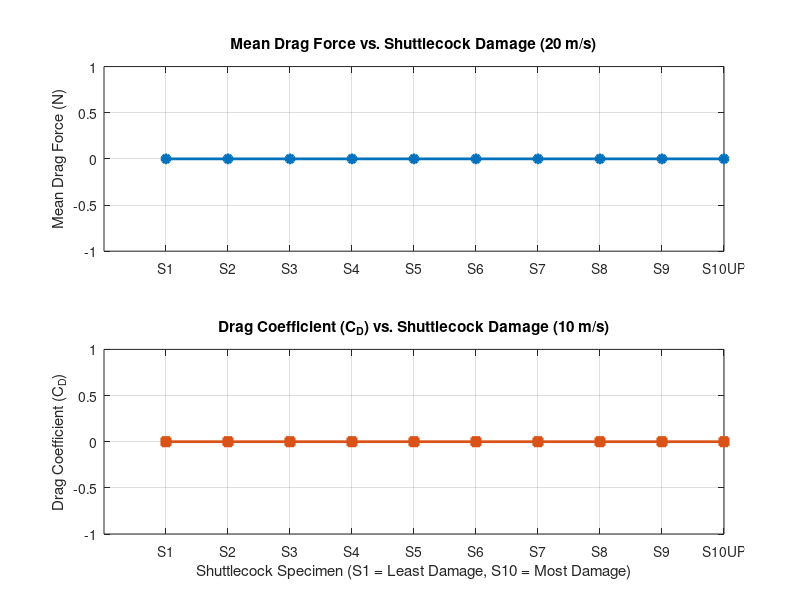

Reproduce this figure in MATLAB.
% MATLAB Script to Analyse Multiple Shuttlecocks (S1 to S10) at 20 m/s
% Note: Ensure all 10 CSVs are imported into your Workspace first.

% 1. Define the names of the workspace variables exactly as imported
varNames = {'S1_V10','S2_V10', 'S3_V10', 'S4_V10', 'S5_V10', ...
            'S6_V10', 'S7_V10', 'S8_V10', 'S9_V10','S10MFUP_V10'};

numShuttles = length(varNames);

% Pre-allocate arrays to store our results
meanDragArray = zeros(numShuttles, 1);
CdArray = zeros(numShuttles, 1);

% Constants for Cd Calculation
rho = 1.225; % Standard air density (kg/m^3)
v = 20;      % Velocity (m/s)
d = 0.066;   % Shuttlecock skirt diameter (m)
A = pi * (d / 2)^2; % Reference Area (m^2)

disp('--- Processing Shuttlecock Batch Data (10 m/s) ---');

% 2. Loop through each shuttlecock dataset
for i = 1:numShuttles
    % Safely retrieve the variable from the workspace
    try
        currentData = eval(varNames{i});
    catch
        warning('Variable %s not found in workspace. Please check your imported names.', varNames{i});
        continue;
    end
    
    % Convert to numeric matrix if it imported as a Table
    if istable(currentData)
        currentData = table2array(currentData);
    end
    
    % Extract Drag Data (Assuming Column 1 is Fx)
    Fx = currentData(:, 1); 
    
    % Calculate Steady-State Mean Drag from the second half of the data
    numPoints = size(Fx, 1);
    halfIdx = floor(numPoints / 2);
    meanDrag = mean(Fx(halfIdx:end));
    
    % Store the absolute mean drag and calculate Cd
    meanDragArray(i) = abs(meanDrag);
    CdArray(i) = (2 * meanDragArray(i)) / (rho * v^2 * A);
    
    % Print individual results to the Command Window
    fprintf('Processed %-15s | Mean Drag: %.4f N | Cd: %.4f\n', varNames{i}, meanDragArray(i), CdArray(i));
end
disp('----------------------------------------------------');

% 3. Plotting the Comparison Results
% Create clean labels for the x-axis
xLabels = {'S1', 'S2', 'S3', 'S4', 'S5', 'S6', 'S7', 'S8', 'S9','S10UP'};
xData = 1:numShuttles;

figure('Name', 'Shuttlecock Aerodynamic Degradation at 10 m/s', 'Position', [100, 100, 800, 600]);

% Plot 1: Mean Drag Force Comparison
subplot(2, 1, 1);
plot(xData, meanDragArray, '-o', 'Color', [0 0.4470 0.7410], 'LineWidth', 2, 'MarkerFaceColor', [0 0.4470 0.7410]);
xticks(xData);
xticklabels(xLabels);
title('Mean Drag Force vs. Shuttlecock Damage (20 m/s)');
ylabel('Mean Drag Force (N)');
grid on;

% Plot 2: Drag Coefficient Comparison
subplot(2, 1, 2);
plot(xData, CdArray, '-s', 'Color', [0.8500 0.3250 0.0980], 'LineWidth', 2, 'MarkerFaceColor', [0.8500 0.3250 0.0980]);
xticks(xData);
xticklabels(xLabels);
title('Drag Coefficient (C_D) vs. Shuttlecock Damage (10 m/s)');
xlabel('Shuttlecock Specimen (S1 = Least Damage, S10 = Most Damage)');
ylabel('Drag Coefficient (C_D)');
grid on;
